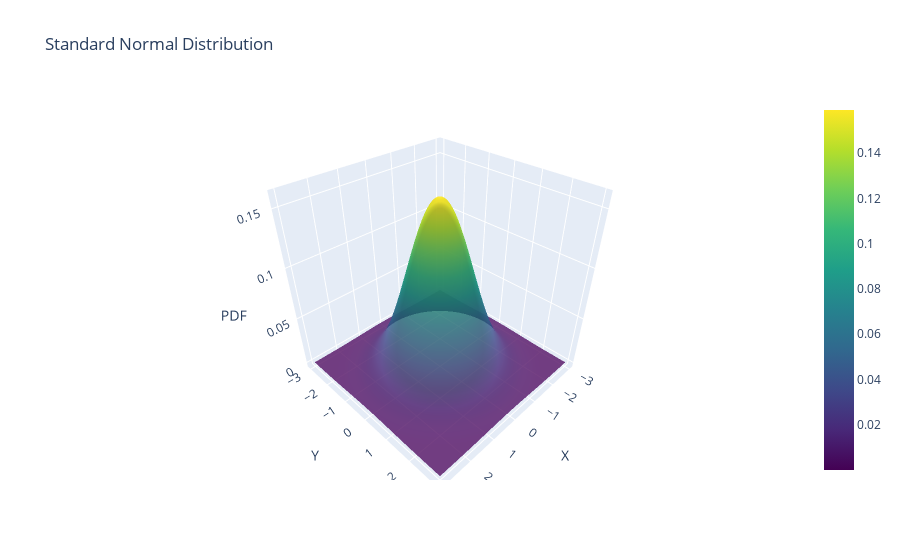

The cell this chart's notebook holds for it:
### Markdown cell above
# Gaussian Distribution

### Code cell
import numpy as np
import plotly.graph_objects as go

# Create a grid of x and y values
x = np.linspace(-3, 3, 100)
y = np.linspace(-3, 3, 100)
X, Y = np.meshgrid(x, y)

# Calculate the PDF at each point
Z = 1 / (2 * np.pi) * np.exp(-(X**2 + Y**2) / 2)

# Create a 3D surface plot
fig = go.Figure(data=[go.Surface(x=X, y=Y, z=Z, colorscale='Viridis', opacity=0.8)])

# Set the title and axis labels (using scene.xaxis, scene.yaxis, and scene.zaxis)
fig.update_layout(
    title='Standard Normal Distribution',
    scene=dict(
        xaxis_title='X',
        yaxis_title='Y',
        zaxis_title='PDF'
    )
)

# Show the plot
fig.show()

### Figure 1 — Plotly figure (JSON) as saved in the notebook; plotly's stock layout.template omitted (floating-point values rounded to 4 significant figures; data arrays with more than 128 entries replaced by an {"elided": "..."} marker saying what was removed)
{"data": [{"colorscale": [[0, "#440154"], [0.1111, "#482878"], [0.2222, "#3e4989"], [0.3333, "#31688e"], [0.4444, "#26828e"], [0.5556, "#1f9e89"], [0.6667, "#35b779"], [0.7778, "#6ece58"], [0.8889, "#b5de2b"], [1, "#fde725"]], "opacity": 0.8, "type": "surface", "x": {"elided": "100x100 float values"}, "y": {"elided": "100x100 float values"}, "z": {"elided": "100x100 float values"}}], "layout": {"scene": {"xaxis": {"title": {"text": "X"}}, "yaxis": {"title": {"text": "Y"}}, "zaxis": {"title": {"text": "PDF"}}}, "title": {"text": "Standard Normal Distribution"}}}
